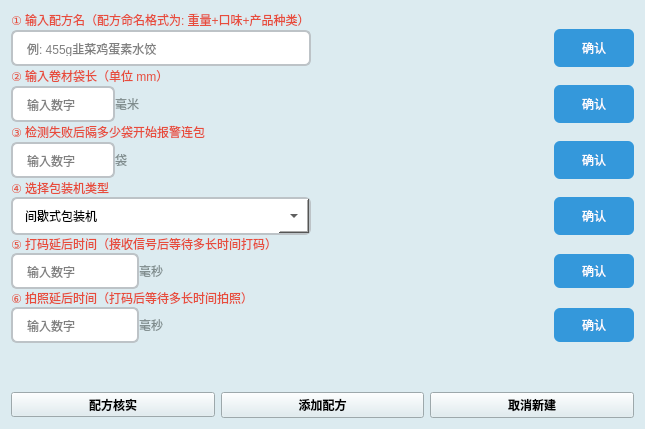
<?xml version="1.0" encoding="UTF-8"?>
<ui version="4.0">
 <class>AddSchemeClass</class>
 <widget class="QWidget" name="AddSchemeClass">
  <property name="geometry">
   <rect>
    <x>0</x>
    <y>0</y>
    <width>645</width>
    <height>429</height>
   </rect>
  </property>
  <property name="windowTitle">
   <string>新建配方</string>
  </property>
  <property name="windowIcon">
   <iconset resource="../OCRdemo.qrc">
    <normaloff>:/PNG/Resources/PNG/BCPF.png</normaloff>:/PNG/Resources/PNG/BCPF.png</iconset>
  </property>
  <property name="styleSheet">
   <string notr="true">background-color:rgb(220, 235, 240);</string>
  </property>
  <layout class="QVBoxLayout" name="mainLayout">
   <item>
    <widget class="QStackedWidget" name="stackedWidget_2">
     <property name="cursor">
      <cursorShape>ArrowCursor</cursorShape>
     </property>
     <property name="styleSheet">
      <string notr="true"/>
     </property>
     <property name="currentIndex">
      <number>0</number>
     </property>
     <widget class="QWidget" name="stackedWidgetPage1">
      <layout class="QVBoxLayout" name="page1Layout">
       <property name="spacing">
        <number>0</number>
       </property>
       <property name="leftMargin">
        <number>0</number>
       </property>
       <property name="topMargin">
        <number>0</number>
       </property>
       <property name="rightMargin">
        <number>0</number>
       </property>
       <property name="bottomMargin">
        <number>0</number>
       </property>
       <item>
        <widget class="QLabel" name="label_2">
         <property name="styleSheet">
          <string notr="true">font: bold 13px &quot;Microsoft YaHei&quot;; color: #e74c3c;</string>
         </property>
         <property name="text">
          <string>① 输入配方名（配方命名格式为: 重量+口味+产品种类）</string>
         </property>
        </widget>
       </item>
       <item>
        <layout class="QHBoxLayout" name="hl_scheme">
         <item>
          <widget class="QLineEdit" name="lineEdit">
           <property name="minimumSize">
            <size>
             <width>300</width>
             <height>0</height>
            </size>
           </property>
           <property name="maximumSize">
            <size>
             <width>300</width>
             <height>16777215</height>
            </size>
           </property>
           <property name="styleSheet">
            <string notr="true">QLineEdit{font: 15px &quot;Microsoft YaHei&quot;; padding: 8px 12px; border: 2px solid #bdc3c7; border-radius: 6px; background: white;}
QLineEdit:focus{border-color: #3498db;}</string>
           </property>
           <property name="placeholderText">
            <string>例: 455g韭菜鸡蛋素水饺</string>
           </property>
          </widget>
         </item>
         <item>
          <spacer name="horizontalSpacer_2">
           <property name="orientation">
            <enum>Qt::Orientation::Horizontal</enum>
           </property>
           <property name="sizeHint" stdset="0">
            <size>
             <width>40</width>
             <height>20</height>
            </size>
           </property>
          </spacer>
         </item>
         <item>
          <widget class="QToolButton" name="toolButton">
           <property name="minimumSize">
            <size>
             <width>80</width>
             <height>38</height>
            </size>
           </property>
           <property name="styleSheet">
            <string notr="true">QToolButton{font: bold 14px &quot;Microsoft YaHei&quot;; background: #3498db; color: white; border-radius: 6px; padding: 8px 16px;}
QToolButton:hover{background: #2980b9;}</string>
           </property>
           <property name="text">
            <string>确认</string>
           </property>
          </widget>
         </item>
        </layout>
       </item>
       <item>
        <widget class="QLabel" name="label_4">
         <property name="styleSheet">
          <string notr="true">font: bold 13px &quot;Microsoft YaHei&quot;; color: #e74c3c;</string>
         </property>
         <property name="text">
          <string>② 输入卷材袋长（单位 mm）</string>
         </property>
        </widget>
       </item>
       <item>
        <layout class="QHBoxLayout" name="hl_dc">
         <item>
          <widget class="QLineEdit" name="lineEdit_2">
           <property name="minimumSize">
            <size>
             <width>104</width>
             <height>0</height>
            </size>
           </property>
           <property name="maximumSize">
            <size>
             <width>104</width>
             <height>16777215</height>
            </size>
           </property>
           <property name="styleSheet">
            <string notr="true">QLineEdit{font: 15px &quot;Microsoft YaHei&quot;; padding: 8px 12px; border: 2px solid #bdc3c7; border-radius: 6px; background: white;}
QLineEdit:focus{border-color: #3498db;}</string>
           </property>
           <property name="placeholderText">
            <string>输入数字</string>
           </property>
          </widget>
         </item>
         <item>
          <widget class="QLabel" name="label_mm">
           <property name="styleSheet">
            <string notr="true">font: 15px &quot;Microsoft YaHei&quot;; color: #7f8c8d; background: transparent;</string>
           </property>
           <property name="text">
            <string>毫米</string>
           </property>
          </widget>
         </item>
         <item>
          <spacer name="horizontalSpacer_3">
           <property name="orientation">
            <enum>Qt::Orientation::Horizontal</enum>
           </property>
           <property name="sizeHint" stdset="0">
            <size>
             <width>40</width>
             <height>20</height>
            </size>
           </property>
          </spacer>
         </item>
         <item>
          <widget class="QToolButton" name="toolButton_2">
           <property name="minimumSize">
            <size>
             <width>80</width>
             <height>38</height>
            </size>
           </property>
           <property name="styleSheet">
            <string notr="true">QToolButton{font: bold 14px &quot;Microsoft YaHei&quot;; background: #3498db; color: white; border-radius: 6px; padding: 8px 16px;}
QToolButton:hover{background: #2980b9;}</string>
           </property>
           <property name="text">
            <string>确认</string>
           </property>
          </widget>
         </item>
        </layout>
       </item>
       <item>
        <widget class="QLabel" name="label_7">
         <property name="styleSheet">
          <string notr="true">font: bold 13px &quot;Microsoft YaHei&quot;; color: #e74c3c;</string>
         </property>
         <property name="text">
          <string>③ 检测失败后隔多少袋开始报警连包</string>
         </property>
        </widget>
       </item>
       <item>
        <layout class="QHBoxLayout" name="hl_warn">
         <item>
          <widget class="QLineEdit" name="lineEdit_4">
           <property name="minimumSize">
            <size>
             <width>104</width>
             <height>0</height>
            </size>
           </property>
           <property name="maximumSize">
            <size>
             <width>104</width>
             <height>16777215</height>
            </size>
           </property>
           <property name="styleSheet">
            <string notr="true">QLineEdit{font: 15px &quot;Microsoft YaHei&quot;; padding: 8px 12px; border: 2px solid #bdc3c7; border-radius: 6px; background: white;}
QLineEdit:focus{border-color: #3498db;}</string>
           </property>
           <property name="placeholderText">
            <string>输入数字</string>
           </property>
          </widget>
         </item>
         <item>
          <widget class="QLabel" name="label_bag">
           <property name="styleSheet">
            <string notr="true">font: 15px &quot;Microsoft YaHei&quot;; color: #7f8c8d; background: transparent;</string>
           </property>
           <property name="text">
            <string>袋</string>
           </property>
          </widget>
         </item>
         <item>
          <spacer name="horizontalSpacer_4">
           <property name="orientation">
            <enum>Qt::Orientation::Horizontal</enum>
           </property>
           <property name="sizeHint" stdset="0">
            <size>
             <width>40</width>
             <height>20</height>
            </size>
           </property>
          </spacer>
         </item>
         <item>
          <widget class="QToolButton" name="toolButton_4">
           <property name="minimumSize">
            <size>
             <width>80</width>
             <height>38</height>
            </size>
           </property>
           <property name="styleSheet">
            <string notr="true">QToolButton{font: bold 14px &quot;Microsoft YaHei&quot;; background: #3498db; color: white; border-radius: 6px; padding: 8px 16px;}
QToolButton:hover{background: #2980b9;}</string>
           </property>
           <property name="text">
            <string>确认</string>
           </property>
          </widget>
         </item>
        </layout>
       </item>
       <item>
        <widget class="QLabel" name="label_8">
         <property name="styleSheet">
          <string notr="true">font: bold 13px &quot;Microsoft YaHei&quot;; color: #e74c3c;</string>
         </property>
         <property name="text">
          <string>④ 选择包装机类型</string>
         </property>
        </widget>
       </item>
       <item>
        <layout class="QHBoxLayout" name="hl_machine">
         <item>
          <widget class="QComboBox" name="comboBox">
           <property name="minimumSize">
            <size>
             <width>300</width>
             <height>38</height>
            </size>
           </property>
           <property name="maximumSize">
            <size>
             <width>300</width>
             <height>16777215</height>
            </size>
           </property>
           <property name="styleSheet">
            <string notr="true">QComboBox{font: 14px &quot;Microsoft YaHei&quot;; padding: 6px 12px; border: 2px solid #bdc3c7; border-radius: 6px; background: white;}
QComboBox:focus{border-color: #3498db;}
QComboBox::drop-down{subcontrol-position: right; width: 30px;}</string>
           </property>
           <item>
            <property name="text">
             <string>间歇式包装机</string>
            </property>
           </item>
           <item>
            <property name="text">
             <string>连续式包装机</string>
            </property>
           </item>
          </widget>
         </item>
         <item>
          <spacer name="horizontalSpacer_5">
           <property name="orientation">
            <enum>Qt::Orientation::Horizontal</enum>
           </property>
           <property name="sizeHint" stdset="0">
            <size>
             <width>40</width>
             <height>20</height>
            </size>
           </property>
          </spacer>
         </item>
         <item>
          <widget class="QToolButton" name="toolButton_5">
           <property name="minimumSize">
            <size>
             <width>80</width>
             <height>38</height>
            </size>
           </property>
           <property name="styleSheet">
            <string notr="true">QToolButton{font: bold 14px &quot;Microsoft YaHei&quot;; background: #3498db; color: white; border-radius: 6px; padding: 8px 16px;}
QToolButton:hover{background: #2980b9;}</string>
           </property>
           <property name="text">
            <string>确认</string>
           </property>
          </widget>
         </item>
        </layout>
       </item>
       <item>
        <widget class="QStackedWidget" name="stackedWidget">
         <property name="styleSheet">
          <string notr="true"/>
         </property>
         <property name="currentIndex">
          <number>0</number>
         </property>
         <widget class="QWidget" name="page">
          <layout class="QVBoxLayout" name="pageIntermittent">
           <property name="spacing">
            <number>0</number>
           </property>
           <property name="leftMargin">
            <number>0</number>
           </property>
           <property name="topMargin">
            <number>0</number>
           </property>
           <property name="rightMargin">
            <number>0</number>
           </property>
           <property name="bottomMargin">
            <number>0</number>
           </property>
           <item>
            <widget class="QLabel" name="label_24">
             <property name="styleSheet">
              <string notr="true">font: bold 13px &quot;Microsoft YaHei&quot;; color: #e74c3c; background: transparent;</string>
             </property>
             <property name="text">
              <string>⑤ 打码延后时间（接收信号后等待多长时间打码）</string>
             </property>
            </widget>
           </item>
           <item>
            <layout class="QHBoxLayout" name="hl_delay1">
             <item>
              <widget class="QLineEdit" name="lineEdit_8">
               <property name="cursor">
                <cursorShape>IBeamCursor</cursorShape>
               </property>
               <property name="styleSheet">
                <string notr="true">QLineEdit{font: 15px &quot;Microsoft YaHei&quot;; padding: 8px 12px; border: 2px solid #bdc3c7; border-radius: 6px; background: white; max-width: 100px;}
QLineEdit:focus{border-color: #3498db;}</string>
               </property>
               <property name="placeholderText">
                <string>输入数字</string>
               </property>
              </widget>
             </item>
             <item>
              <widget class="QLabel" name="label_ms1">
               <property name="styleSheet">
                <string notr="true">font: 14px &quot;Microsoft YaHei&quot;; color: #7f8c8d; background: transparent;</string>
               </property>
               <property name="text">
                <string>毫秒</string>
               </property>
              </widget>
             </item>
             <item>
              <spacer name="horizontalSpacer_6">
               <property name="orientation">
                <enum>Qt::Orientation::Horizontal</enum>
               </property>
               <property name="sizeHint" stdset="0">
                <size>
                 <width>40</width>
                 <height>20</height>
                </size>
               </property>
              </spacer>
             </item>
             <item>
              <widget class="QToolButton" name="toolButton_12">
               <property name="minimumSize">
                <size>
                 <width>80</width>
                 <height>34</height>
                </size>
               </property>
               <property name="styleSheet">
                <string notr="true">QToolButton{font: bold 13px &quot;Microsoft YaHei&quot;; background: #3498db; color: white; border-radius: 6px; padding: 6px 14px;}
QToolButton:hover{background: #2980b9;}</string>
               </property>
               <property name="text">
                <string>确认</string>
               </property>
              </widget>
             </item>
            </layout>
           </item>
           <item>
            <widget class="QLabel" name="label_23">
             <property name="styleSheet">
              <string notr="true">font: bold 13px &quot;Microsoft YaHei&quot;; color: #e74c3c; background: transparent;</string>
             </property>
             <property name="text">
              <string>⑥ 拍照延后时间（打码后等待多长时间拍照）</string>
             </property>
            </widget>
           </item>
           <item>
            <layout class="QHBoxLayout" name="hl_delay2">
             <item>
              <widget class="QLineEdit" name="lineEdit_7">
               <property name="styleSheet">
                <string notr="true">QLineEdit{font: 15px &quot;Microsoft YaHei&quot;; padding: 8px 12px; border: 2px solid #bdc3c7; border-radius: 6px; background: white; max-width: 100px;}
QLineEdit:focus{border-color: #3498db;}</string>
               </property>
               <property name="placeholderText">
                <string>输入数字</string>
               </property>
              </widget>
             </item>
             <item>
              <widget class="QLabel" name="label_ms2">
               <property name="styleSheet">
                <string notr="true">font: 14px &quot;Microsoft YaHei&quot;; color: #7f8c8d; background: transparent;</string>
               </property>
               <property name="text">
                <string>毫秒</string>
               </property>
              </widget>
             </item>
             <item>
              <spacer name="horizontalSpacer_7">
               <property name="orientation">
                <enum>Qt::Orientation::Horizontal</enum>
               </property>
               <property name="sizeHint" stdset="0">
                <size>
                 <width>40</width>
                 <height>20</height>
                </size>
               </property>
              </spacer>
             </item>
             <item>
              <widget class="QToolButton" name="toolButton_11">
               <property name="minimumSize">
                <size>
                 <width>80</width>
                 <height>34</height>
                </size>
               </property>
               <property name="styleSheet">
                <string notr="true">QToolButton{font: bold 13px &quot;Microsoft YaHei&quot;; background: #3498db; color: white; border-radius: 6px; padding: 6px 14px;}
QToolButton:hover{background: #2980b9;}</string>
               </property>
               <property name="text">
                <string>确认</string>
               </property>
              </widget>
             </item>
            </layout>
           </item>
          </layout>
         </widget>
         <widget class="QWidget" name="page_2">
          <layout class="QVBoxLayout" name="pageContinuous">
           <property name="spacing">
            <number>0</number>
           </property>
           <property name="leftMargin">
            <number>0</number>
           </property>
           <property name="topMargin">
            <number>0</number>
           </property>
           <property name="rightMargin">
            <number>0</number>
           </property>
           <property name="bottomMargin">
            <number>0</number>
           </property>
           <item>
            <widget class="QLabel" name="label_10">
             <property name="styleSheet">
              <string notr="true">font: bold 13px &quot;Microsoft YaHei&quot;; color: #e74c3c; background: transparent;</string>
             </property>
             <property name="text">
              <string>⑤ 打码延后距离（接收信号后膜走多少距离开始打码）</string>
             </property>
            </widget>
           </item>
           <item>
            <layout class="QHBoxLayout" name="hl_dist1">
             <item>
              <widget class="QLineEdit" name="lineEdit_9">
               <property name="minimumSize">
                <size>
                 <width>104</width>
                 <height>0</height>
                </size>
               </property>
               <property name="maximumSize">
                <size>
                 <width>104</width>
                 <height>16777215</height>
                </size>
               </property>
               <property name="styleSheet">
                <string notr="true">QLineEdit{font: 15px &quot;Microsoft YaHei&quot;; padding: 8px 12px; border: 2px solid #bdc3c7; border-radius: 6px; background: white; max-width: 100px;}
QLineEdit:focus{border-color: #3498db;}</string>
               </property>
               <property name="placeholderText">
                <string>输入数字</string>
               </property>
              </widget>
             </item>
             <item>
              <widget class="QLabel" name="label_mm1">
               <property name="styleSheet">
                <string notr="true">font: 14px &quot;Microsoft YaHei&quot;; color: #7f8c8d; background: transparent;</string>
               </property>
               <property name="text">
                <string>毫米</string>
               </property>
              </widget>
             </item>
             <item>
              <spacer name="horizontalSpacer_8">
               <property name="orientation">
                <enum>Qt::Orientation::Horizontal</enum>
               </property>
               <property name="sizeHint" stdset="0">
                <size>
                 <width>40</width>
                 <height>20</height>
                </size>
               </property>
              </spacer>
             </item>
             <item>
              <widget class="QToolButton" name="toolButton_13">
               <property name="minimumSize">
                <size>
                 <width>80</width>
                 <height>34</height>
                </size>
               </property>
               <property name="styleSheet">
                <string notr="true">QToolButton{font: bold 13px &quot;Microsoft YaHei&quot;; background: #3498db; color: white; border-radius: 6px; padding: 6px 14px;}
QToolButton:hover{background: #2980b9;}</string>
               </property>
               <property name="text">
                <string>确认</string>
               </property>
              </widget>
             </item>
            </layout>
           </item>
           <item>
            <widget class="QLabel" name="label_13">
             <property name="styleSheet">
              <string notr="true">font: bold 13px &quot;Microsoft YaHei&quot;; color: #e74c3c; background: transparent;</string>
             </property>
             <property name="text">
              <string>⑥ 拍照延后距离（打码完成后膜走多少距离拍照）</string>
             </property>
            </widget>
           </item>
           <item>
            <layout class="QHBoxLayout" name="hl_dist2">
             <item>
              <widget class="QLineEdit" name="lineEdit_6">
               <property name="minimumSize">
                <size>
                 <width>104</width>
                 <height>0</height>
                </size>
               </property>
               <property name="maximumSize">
                <size>
                 <width>104</width>
                 <height>16777215</height>
                </size>
               </property>
               <property name="styleSheet">
                <string notr="true">QLineEdit{font: 15px &quot;Microsoft YaHei&quot;; padding: 8px 12px; border: 2px solid #bdc3c7; border-radius: 6px; background: white; max-width: 100px;}
QLineEdit:focus{border-color: #3498db;}</string>
               </property>
               <property name="placeholderText">
                <string>输入数字</string>
               </property>
              </widget>
             </item>
             <item>
              <widget class="QLabel" name="label_mm2">
               <property name="styleSheet">
                <string notr="true">font: 14px &quot;Microsoft YaHei&quot;; color: #7f8c8d; background: transparent;</string>
               </property>
               <property name="text">
                <string>毫米</string>
               </property>
              </widget>
             </item>
             <item>
              <spacer name="horizontalSpacer_9">
               <property name="orientation">
                <enum>Qt::Orientation::Horizontal</enum>
               </property>
               <property name="sizeHint" stdset="0">
                <size>
                 <width>40</width>
                 <height>20</height>
                </size>
               </property>
              </spacer>
             </item>
             <item>
              <widget class="QToolButton" name="toolButton_10">
               <property name="minimumSize">
                <size>
                 <width>80</width>
                 <height>34</height>
                </size>
               </property>
               <property name="styleSheet">
                <string notr="true">QToolButton{font: bold 13px &quot;Microsoft YaHei&quot;; background: #3498db; color: white; border-radius: 6px; padding: 6px 14px;}
QToolButton:hover{background: #2980b9;}</string>
               </property>
               <property name="text">
                <string>确认</string>
               </property>
              </widget>
             </item>
            </layout>
           </item>
          </layout>
         </widget>
        </widget>
       </item>
       <item>
        <spacer name="vSpacer1">
         <property name="orientation">
          <enum>Qt::Orientation::Vertical</enum>
         </property>
         <property name="sizeHint" stdset="0">
          <size>
           <width>20</width>
           <height>5</height>
          </size>
         </property>
        </spacer>
       </item>
      </layout>
     </widget>
     <widget class="QWidget" name="page_3">
      <layout class="QVBoxLayout" name="page3Layout">
       <property name="spacing">
        <number>0</number>
       </property>
       <property name="leftMargin">
        <number>0</number>
       </property>
       <property name="topMargin">
        <number>0</number>
       </property>
       <property name="rightMargin">
        <number>0</number>
       </property>
       <property name="bottomMargin">
        <number>0</number>
       </property>
       <item>
        <layout class="QFormLayout" name="formInfo">
         <property name="labelAlignment">
          <set>Qt::AlignmentFlag::AlignRight|Qt::AlignmentFlag::AlignTrailing|Qt::AlignmentFlag::AlignVCenter</set>
         </property>
         <property name="horizontalSpacing">
          <number>16</number>
         </property>
         <property name="verticalSpacing">
          <number>16</number>
         </property>
         <item row="0" column="0">
          <widget class="QLabel" name="label_5">
           <property name="styleSheet">
            <string notr="true">font: bold 20px &quot;Microsoft YaHei&quot;; color: #34495e; background: transparent;</string>
           </property>
           <property name="text">
            <string>配方名称：</string>
           </property>
          </widget>
         </item>
         <item row="0" column="1">
          <widget class="QLabel" name="label_9">
           <property name="font">
            <font>
             <family>Microsoft YaHei</family>
             <pointsize>12</pointsize>
             <italic>false</italic>
             <bold>false</bold>
            </font>
           </property>
           <property name="text">
            <string/>
           </property>
          </widget>
         </item>
         <item row="1" column="0">
          <widget class="QLabel" name="label_11">
           <property name="styleSheet">
            <string notr="true">font: bold 20px &quot;Microsoft YaHei&quot;; color: #34495e; background: transparent;</string>
           </property>
           <property name="text">
            <string>卷材袋长：</string>
           </property>
          </widget>
         </item>
         <item row="1" column="1">
          <widget class="QLabel" name="label_12">
           <property name="font">
            <font>
             <family>Microsoft YaHei</family>
             <pointsize>12</pointsize>
             <italic>false</italic>
             <bold>false</bold>
            </font>
           </property>
           <property name="text">
            <string/>
           </property>
          </widget>
         </item>
         <item row="2" column="0">
          <widget class="QLabel" name="label_17">
           <property name="styleSheet">
            <string notr="true">font: bold 20px &quot;Microsoft YaHei&quot;; color: #34495e; background: transparent;</string>
           </property>
           <property name="text">
            <string>包装机类型：</string>
           </property>
          </widget>
         </item>
         <item row="2" column="1">
          <widget class="QLabel" name="label_18">
           <property name="font">
            <font>
             <family>Microsoft YaHei</family>
             <pointsize>12</pointsize>
             <italic>false</italic>
             <bold>false</bold>
            </font>
           </property>
           <property name="text">
            <string/>
           </property>
          </widget>
         </item>
         <item row="3" column="0">
          <widget class="QLabel" name="label_15">
           <property name="font">
            <font>
             <family>Microsoft YaHei</family>
             <pointsize>-1</pointsize>
             <italic>false</italic>
             <bold>true</bold>
            </font>
           </property>
           <property name="styleSheet">
            <string notr="true">font: bold 20px &quot;Microsoft YaHei&quot;; color: #34495e; background: transparent;</string>
           </property>
           <property name="text">
            <string>连包位置：</string>
           </property>
          </widget>
         </item>
         <item row="3" column="1">
          <layout class="QHBoxLayout" name="hl_chain">
           <item>
            <widget class="QLabel" name="label_21">
             <property name="font">
              <font>
               <pointsize>12</pointsize>
              </font>
             </property>
             <property name="text">
              <string>检测失败后第</string>
             </property>
            </widget>
           </item>
           <item>
            <widget class="QLabel" name="label_16">
             <property name="font">
              <font>
               <pointsize>12</pointsize>
              </font>
             </property>
             <property name="text">
              <string/>
             </property>
            </widget>
           </item>
           <item>
            <widget class="QLabel" name="label_22">
             <property name="font">
              <font>
               <pointsize>12</pointsize>
              </font>
             </property>
             <property name="text">
              <string>袋开始连包</string>
             </property>
            </widget>
           </item>
          </layout>
         </item>
         <item row="4" column="0">
          <widget class="QLabel" name="label_25">
           <property name="styleSheet">
            <string notr="true">font: bold 18px &quot;Microsoft YaHei&quot;; color: #34495e; background: transparent;</string>
           </property>
           <property name="text">
            <string>打码延后：</string>
           </property>
          </widget>
         </item>
         <item row="4" column="1">
          <widget class="QLabel" name="label_26">
           <property name="font">
            <font>
             <family>Microsoft YaHei</family>
             <pointsize>12</pointsize>
             <italic>false</italic>
             <bold>false</bold>
            </font>
           </property>
           <property name="text">
            <string/>
           </property>
          </widget>
         </item>
         <item row="5" column="0">
          <widget class="QLabel" name="label_19">
           <property name="styleSheet">
            <string notr="true">font: bold 18px &quot;Microsoft YaHei&quot;; color: #34495e; background: transparent;</string>
           </property>
           <property name="text">
            <string>拍照延后：</string>
           </property>
          </widget>
         </item>
         <item row="5" column="1">
          <widget class="QLabel" name="label_20">
           <property name="font">
            <font>
             <family>Microsoft YaHei</family>
             <pointsize>12</pointsize>
             <italic>false</italic>
             <bold>false</bold>
            </font>
           </property>
           <property name="text">
            <string/>
           </property>
          </widget>
         </item>
        </layout>
       </item>
       <item>
        <spacer name="vSpacer">
         <property name="orientation">
          <enum>Qt::Orientation::Vertical</enum>
         </property>
         <property name="sizeHint" stdset="0">
          <size>
           <width>20</width>
           <height>10</height>
          </size>
         </property>
        </spacer>
       </item>
       <item>
        <layout class="QHBoxLayout" name="hl_reviewBtns">
         <item>
          <widget class="QPushButton" name="pushButton_11">
           <property name="minimumSize">
            <size>
             <width>150</width>
             <height>48</height>
            </size>
           </property>
           <property name="font">
            <font>
             <bold>true</bold>
            </font>
           </property>
           <property name="text">
            <string>返回修改</string>
           </property>
           <property name="icon">
            <iconset resource="../OCRdemo.qrc">
             <normaloff>:/PIC/Resources/PICs/YXBZC.png</normaloff>:/PIC/Resources/PICs/YXBZC.png</iconset>
           </property>
           <property name="iconSize">
            <size>
             <width>33</width>
             <height>33</height>
            </size>
           </property>
          </widget>
         </item>
         <item>
          <spacer name="horizontalSpacer">
           <property name="orientation">
            <enum>Qt::Orientation::Horizontal</enum>
           </property>
           <property name="sizeHint" stdset="0">
            <size>
             <width>20</width>
             <height>20</height>
            </size>
           </property>
          </spacer>
         </item>
         <item>
          <widget class="QPushButton" name="pushButton_10">
           <property name="minimumSize">
            <size>
             <width>150</width>
             <height>48</height>
            </size>
           </property>
           <property name="font">
            <font>
             <bold>true</bold>
            </font>
           </property>
           <property name="text">
            <string>核实无误 </string>
           </property>
           <property name="icon">
            <iconset resource="../OCRdemo.qrc">
             <normaloff>:/PIC/Resources/PICs/ZCYX.png</normaloff>:/PIC/Resources/PICs/ZCYX.png</iconset>
           </property>
           <property name="iconSize">
            <size>
             <width>33</width>
             <height>33</height>
            </size>
           </property>
          </widget>
         </item>
        </layout>
       </item>
      </layout>
     </widget>
    </widget>
   </item>
   <item>
    <layout class="QHBoxLayout" name="hl_bottom" stretch="0,0,0">
     <property name="sizeConstraint">
      <enum>QLayout::SizeConstraint::SetDefaultConstraint</enum>
     </property>
     <item>
      <widget class="QToolButton" name="toolButton_7">
       <property name="sizePolicy">
        <sizepolicy hsizetype="Minimum" vsizetype="Fixed">
         <horstretch>0</horstretch>
         <verstretch>0</verstretch>
        </sizepolicy>
       </property>
       <property name="minimumSize">
        <size>
         <width>0</width>
         <height>0</height>
        </size>
       </property>
       <property name="font">
        <font>
         <bold>true</bold>
        </font>
       </property>
       <property name="text">
        <string>配方核实</string>
       </property>
       <property name="icon">
        <iconset resource="../OCRdemo.qrc">
         <normaloff>:/PIC/Resources/PICs/notsave.png</normaloff>:/PIC/Resources/PICs/notsave.png</iconset>
       </property>
       <property name="iconSize">
        <size>
         <width>33</width>
         <height>33</height>
        </size>
       </property>
       <property name="toolButtonStyle">
        <enum>Qt::ToolButtonStyle::ToolButtonTextBesideIcon</enum>
       </property>
      </widget>
     </item>
     <item>
      <widget class="QPushButton" name="pushButton_8">
       <property name="sizePolicy">
        <sizepolicy hsizetype="Minimum" vsizetype="Fixed">
         <horstretch>0</horstretch>
         <verstretch>0</verstretch>
        </sizepolicy>
       </property>
       <property name="minimumSize">
        <size>
         <width>0</width>
         <height>0</height>
        </size>
       </property>
       <property name="font">
        <font>
         <bold>true</bold>
        </font>
       </property>
       <property name="styleSheet">
        <string notr="true"/>
       </property>
       <property name="text">
        <string>添加配方</string>
       </property>
       <property name="icon">
        <iconset resource="../OCRdemo.qrc">
         <normaloff>:/PNG/Resources/PNG/BCPF.png</normaloff>:/PNG/Resources/PNG/BCPF.png</iconset>
       </property>
       <property name="iconSize">
        <size>
         <width>33</width>
         <height>33</height>
        </size>
       </property>
      </widget>
     </item>
     <item>
      <widget class="QPushButton" name="pushButton_9">
       <property name="sizePolicy">
        <sizepolicy hsizetype="Minimum" vsizetype="Fixed">
         <horstretch>0</horstretch>
         <verstretch>0</verstretch>
        </sizepolicy>
       </property>
       <property name="minimumSize">
        <size>
         <width>0</width>
         <height>0</height>
        </size>
       </property>
       <property name="font">
        <font>
         <bold>true</bold>
        </font>
       </property>
       <property name="text">
        <string>取消新建</string>
       </property>
       <property name="icon">
        <iconset resource="../OCRdemo.qrc">
         <normaloff>:/PIC/Resources/PICs/Fanhui.png</normaloff>:/PIC/Resources/PICs/Fanhui.png</iconset>
       </property>
       <property name="iconSize">
        <size>
         <width>33</width>
         <height>33</height>
        </size>
       </property>
      </widget>
     </item>
    </layout>
   </item>
  </layout>
 </widget>
 <resources>
  <include location="../OCRdemo.qrc"/>
 </resources>
 <connections/>
</ui>
